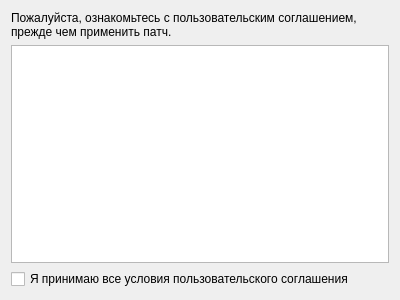
<?xml version="1.0" encoding="UTF-8"?>
<ui version="4.0">
 <class>EulaPage</class>
 <widget class="QWidget" name="EulaPage">
  <property name="geometry">
   <rect>
    <x>0</x>
    <y>0</y>
    <width>400</width>
    <height>300</height>
   </rect>
  </property>
  <property name="windowTitle">
   <string>Form</string>
  </property>
  <property name="title" stdset="0">
   <string>Пользовательское соглашение</string>
  </property>
  <layout class="QVBoxLayout" name="verticalLayout">
   <item>
    <widget class="QLabel" name="label">
     <property name="text">
      <string>Пожалуйста, ознакомьтесь с пользовательским соглашением, прежде чем применить патч.</string>
     </property>
     <property name="wordWrap">
      <bool>true</bool>
     </property>
    </widget>
   </item>
   <item>
    <widget class="QTextEdit" name="eulaContent">
     <property name="readOnly">
      <bool>true</bool>
     </property>
    </widget>
   </item>
   <item>
    <widget class="QCheckBox" name="eulaAccept">
     <property name="text">
      <string>Я принимаю все условия пользовательского соглашения</string>
     </property>
    </widget>
   </item>
  </layout>
 </widget>
 <resources/>
 <connections/>
</ui>
